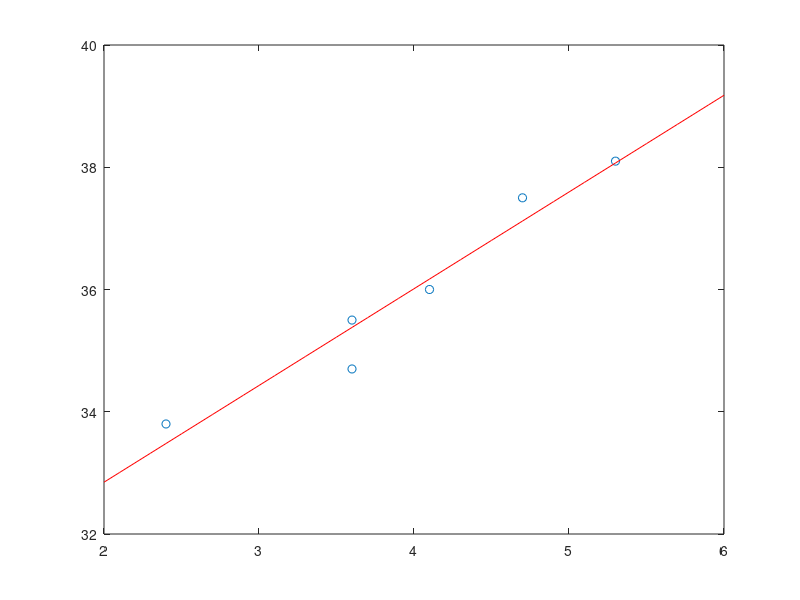

Recreate this plot in MATLAB.
x = [2.4;3.6;3.6;4.1;4.7;5.3];       % build vector of x -values
y = [33.8;34.7;35.5;36.0;37.5;38.1]; % build vector of y -values
X = [ones(size(x)),x];             % build the matrix X for linear model
z = X'*y;                         % right hand side of the Normal Equations
S = X'*X;                         % Left hand side of the Normal Equations
U = chol(S);                      % Cholesky decomposition
w = U'\z;  %solve the normal equations using the Cholesky decomposition
c = U\w
plot(x,y,'o')   % plot the data points
q = 2:0.1:6;    % define a vector for plotting the linear function
fit = c(1)+c(2)*q;  %define the linear fit 
hold on   
plot(q,fit,'r');  % plot the linear fit together with the data points
hold off

